Frame 1 (no input): blank canvas, image omitted
Frame 60 (the mouse pressed at the canvas centre just before this capture): blank canvas, image omitted
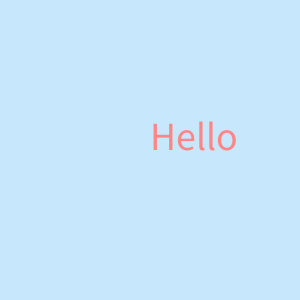
Frame 120 (the mouse held since frame 60 and released just before this capture)

The Processing sketch whose frames 1 and 60 were blank and that drew this single picture after the mouse press (run headless with seeded random() and noise(); from frame 60 on, the mouse is pressed at the canvas centre):

// Processing sketch: week12_3_mouse
// ── week12_3_mouse.pde
void setup(){
  size(300,300);
  textSize(40);
}
void draw(){
  background(#C7E7FC);
  
  fill(#FF8686);
  text("Hello",mouseX,mouseY);
}
